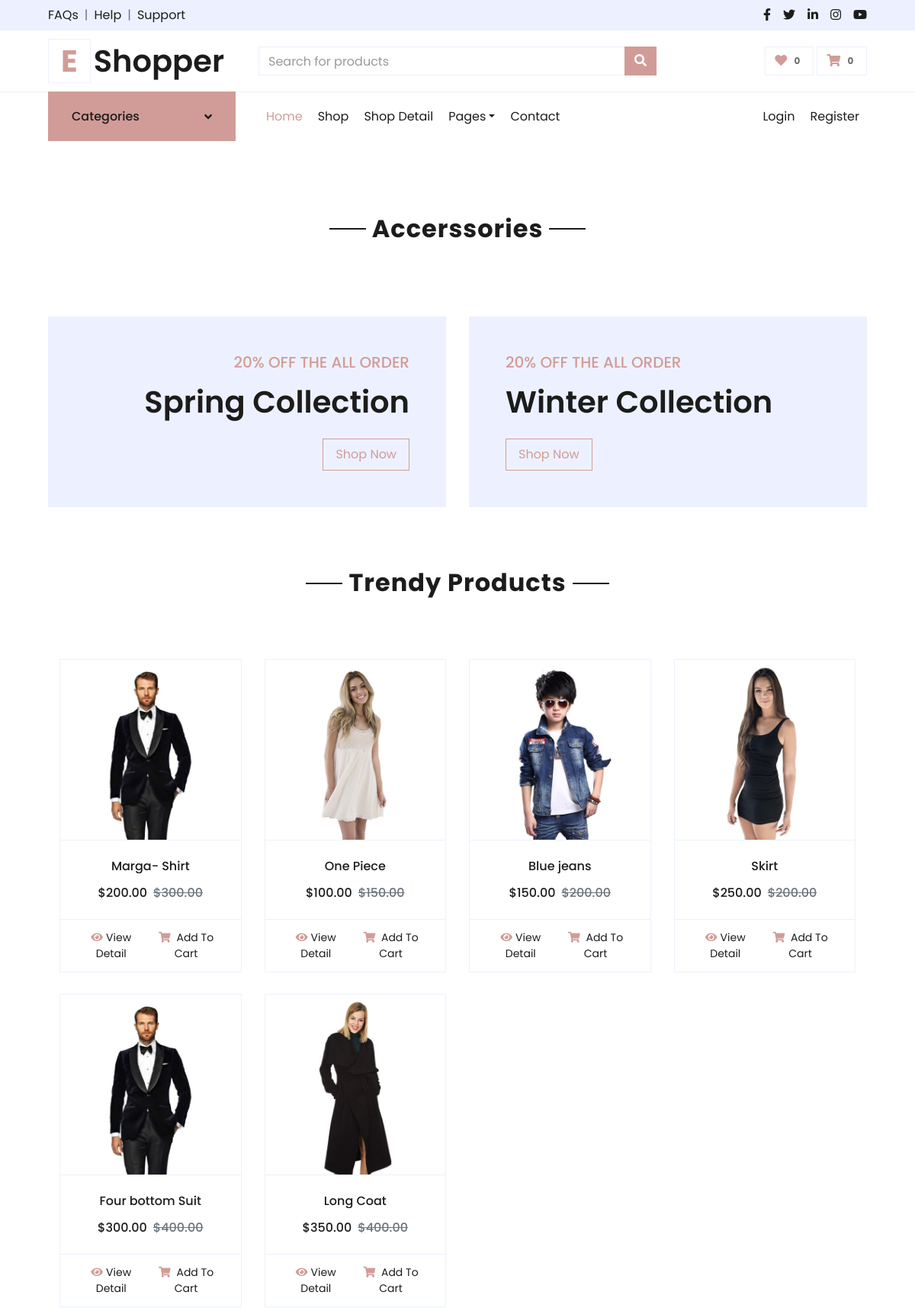
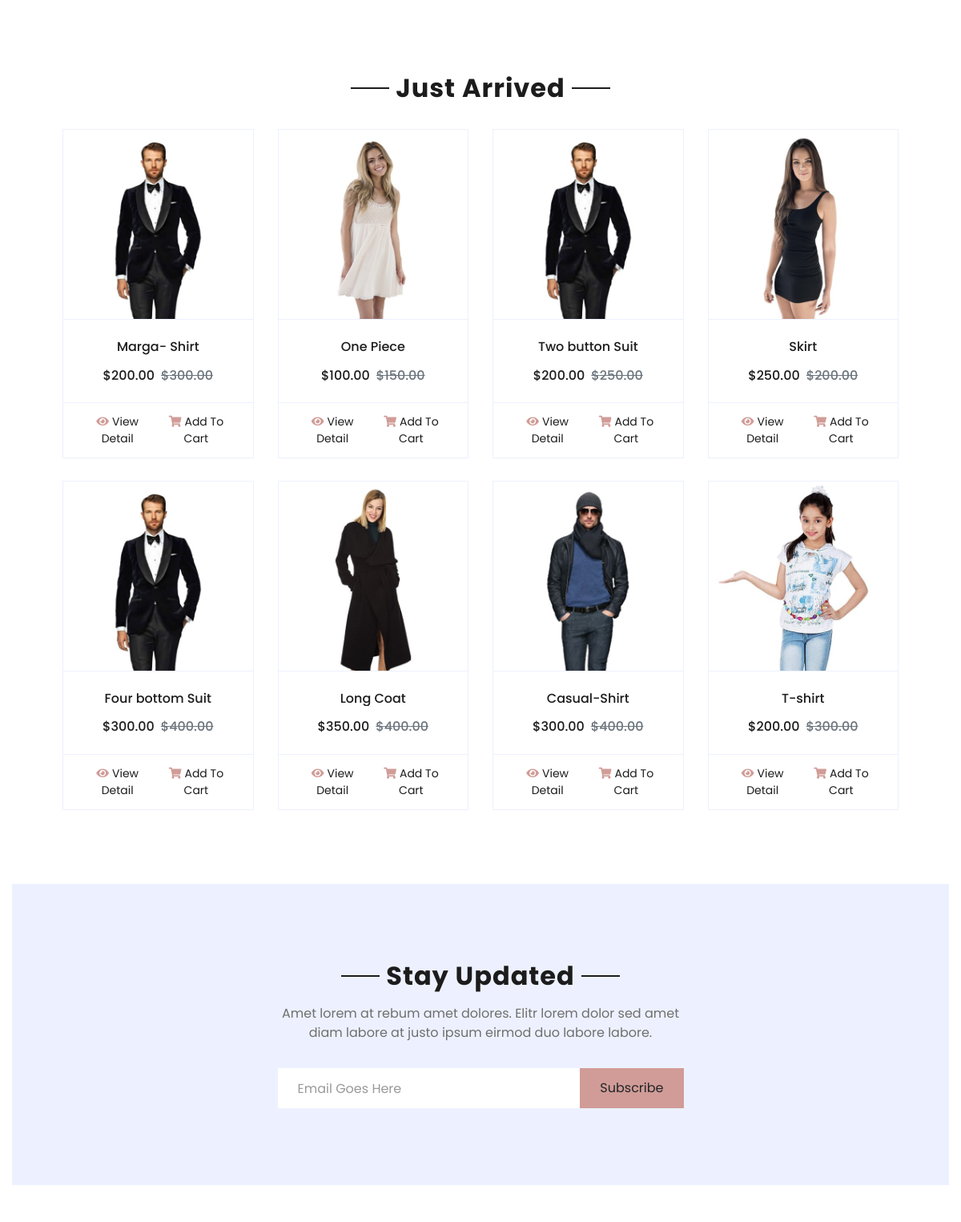
The app's page /category/catraraamggrm (upper part) with its own data (2 pictures, top to bottom).
### shop/models.py (models this page shows, shortened)
class Category(models.Model):
    cid = ShortUUIDField(unique=True,length=10,max_length=20,prefix='cat',alphabet='marga1234')
    title = models.CharField(max_length=100 , default='food')
    image = models.ImageField(upload_to='category',default='category.jpg')
    class Meta:
        verbose_name_plural = 'Categories' # for getting name categories rather categoyrs

class Product(models.Model):
    pid = ShortUUIDField(unique=True,length=10,max_length=20,alphabet='abc1234')
    title = models.CharField(max_length=40)
    color = models.ForeignKey(Product_colors, on_delete=models.SET_NULL, null=True)
    size = models.ForeignKey(Product_sizes, on_delete=models.SET_NULL, null=True)
    price_range = models.ForeignKey(Product_price, on_delete=models.SET_NULL, null=True)
    image = models.ImageField(upload_to=user_directory_path, default='product.jpg')
    description=RichTextUploadingField(null=True,blank=True,default="This is a product.")
    user = models.ForeignKey(User, on_delete=models.SET_NULL, null=True)
    vendor = models.ForeignKey(Vendor, on_delete=models.SET_NULL, null=True)
    category = models.ForeignKey(Category, on_delete=models.SET_NULL, null=True , related_name='category')  #related name for getting number of products for category
    price = models.DecimalField(max_digits=9999999999, decimal_places=2, default='1.99')
    old_price = models.DecimalField(max_digits=9999999999, decimal_places=2, default='2.99')
    specifications=RichTextUploadingField(null=True,blank=True)
    tags = TaggableManager(blank=True)
    product_status = models.CharField(choices=STATUS, max_length=10 , default="in_review")
    pro_qty = models.IntegerField(null=True)
    just_arrived = models.BooleanField(default=False)
    is_trendy =  models.BooleanField(default=False)
    in_stock = models.BooleanField(default=True)
    featured = models.BooleanField(default=False)
    digital = models.BooleanField(default=False)
    sku = ShortUUIDField (unique=True, length=4 , max_length=10 , prefix="sku" , alphabet ="1234567890")
    date = models.DateTimeField(auto_now_add=True)
    updated = models.DateTimeField(null=True, blank=True)
    class Meta:
        verbose_name_plural = 'products' # for getting name categories rather product

### shop/views.py (the view)
# urls.py: path('category/<cid>', shop_views.category_pro_list_view,name='category'),
def category_pro_list_view(request,cid):
    category=Category.objects.get(cid=cid)
    products=Product.objects.filter(product_status="published",category=category)
    context = {
        'category' : category ,
        'products' : products ,
    }
    return render(request,'shop/category_pro_list.html',context)

### shop/context.py (called while the page is built)
def default(request):
    categories = Category.objects.all()
    products = Product.objects.all()
    sizes = Product_sizes.objects.all()
    prices = Product_price.objects.all()
    color = Product_colors.objects.all()
    j_ar = Product.objects.filter(just_arrived=True)  # to filter all the arrived products
    trendy = Product.objects.filter(is_trendy=True)  # to filter all the trendy products
    return {
        'categories' : categories ,
         'j_ar'     :j_ar,
        'trendy'   :trendy,
       'products'  : products,
        'sizes' :sizes,
        'prices' : prices,
        'color' : color
    }

### shop/templates/shop/category_pro_list.html (shortened to what this page needs)
{% extends 'base.html' %}
{% load static %}
{%block body%}
{% include './includes/nav.html' %}
<div class="container-fluid pt-5" >
    <div class="text-center mb-4">
        <h2 class="section-title px-5"><span class="px-2">{{category.title}}</span></h2>
    </div>
    <div class="row px-xl-5 pb-3" style="display: flex;">
        </div>
    </div>
{%endblock%}

### templates/base.html (shortened to what this page needs)
{% load static  %}
<!DOCTYPE html>
<html lang="en">
<head>
    <link href="https://cdnjs.cloudflare.com/ajax/libs/font-awesome/5.10.0/css/all.min.css" rel="stylesheet">
    <link href="{% static './lib/owlcarousel/assets/owl.carousel.min.css' %}" rel="stylesheet">
    <link rel="stylesheet" href="https://cdnjs.cloudflare.com/ajax/libs/font-awesome/4.7.0/css/font-awesome.min.css">
    <link href="{% static './css/style.css' %}" rel="stylesheet">
</head>
<body>
    <div class="container-fluid">
        <div class="row bg-secondary py-2 px-xl-5">
            <div class="col-lg-6 d-none d-lg-block">
                <div class="d-inline-flex align-items-center">
                    <a class="text-dark" href="">FAQs</a>
                    <span class="text-muted px-2">|</span>
                    <a class="text-dark" href="">Help</a>
                    <span class="text-muted px-2">|</span>
                    <a class="text-dark" href="">Support</a>
                </div>
            </div>
            <div class="col-lg-6 text-center text-lg-right">
                <div class="d-inline-flex align-items-center">
                    <a class="text-dark px-2" href="">
                        <i class="fab fa-facebook-f"></i>
                    </a>
                    <a class="text-dark px-2" href="">
                        <i class="fab fa-twitter"></i>
                    </a>
                    <a class="text-dark px-2" href="">
                        <i class="fab fa-linkedin-in"></i>
                    </a>
                    <a class="text-dark px-2" href="">
                        <i class="fab fa-instagram"></i>
                    </a>
                    <a class="text-dark pl-2" href="">
                        <i class="fab fa-youtube"></i>
                    </a>
                </div>
            </div>
        </div>
        <div class="row align-items-center py-3 px-xl-5">
            <div class="col-lg-3 d-none d-lg-block">
                <a href="" class="text-decoration-none">
                    <h1 class="m-0 display-5 font-weight-semi-bold"><span class="text-primary font-weight-bold border px-3 mr-1">E</span>Shopper</h1>
                </a>
            </div>
            <div class="col-lg-6 col-6 text-left">
                <form method="GET" action="{% url 'shop' %}">
                    <div class="input-group">
                        <input type="text" class="form-control" placeholder="Search for products" name="q">
                        <div class="input-group-append">
                            <button type="submit" class="btn btn-primary">
                                <i class="fa fa-search text-white"></i>
                            </button>
                        </div>
                    </div>
                </form>
            </div>
            <div class="col-lg-3 col-6 text-right">
                <a href="" class="btn border">
                    <i class="fas fa-heart text-primary"></i>
                    <span class="badge">0</span>
                </a>
                <a href="{% url 'cart' %}" class="btn border">
                    <i  class="fas fa-shopping-cart text-primary"></i>
                    <span class="cart-items-count badge">{{request.session.cart_data_obj|length}}</span>
                </a>
            </div>
        </div>
    </div>
    {% block body %}
    {% endblock %}
    <div class="container-fluid offer pt-5">
        <div class="row px-xl-5">
            <div class="col-md-6 pb-4">
                <div class="position-relative bg-secondary text-center text-md-right text-white mb-2 py-5 px-5">
                    <div class="position-relative" style="z-index: 1;">
                        <h5 class="text-uppercase text-primary mb-3">20% off the all order</h5>
                        <h1 class="mb-4 font-weight-semi-bold">Spring Collection</h1>
                        <a href="" class="btn btn-outline-primary py-md-2 px-md-3">Shop Now</a>
                    </div>
                </div>
            </div>
            <div class="col-md-6 pb-4">
                <div class="position-relative bg-secondary text-center text-md-left text-white mb-2 py-5 px-5">
                    <div class="position-relative" style="z-index: 1;">
                        <h5 class="text-uppercase text-primary mb-3">20% off the all order</h5>
                        <h1 class="mb-4 font-weight-semi-bold">Winter Collection</h1>
                        <a href="" class="btn btn-outline-primary py-md-2 px-md-3">Shop Now</a>
                    </div>
                </div>
            </div>
        </div>
    </div>
    <div class="container-fluid pt-5">
        <div class="text-center mb-4">
            <h2 class="section-title px-5"><span class="px-2">Trendy Products</span></h2>
        </div>
        <div class="container-fluid pt-5">
            <div class="row px-xl-5 pb-3">
                {%for pro in trendy%}
                <div class="col-lg-3 col-md-6 col-sm-12 pb-1">
                    <div class="card product-item border-0 mb-4">
                        <div class="card-header product-img position-relative overflow-hidden bg-transparent border p-0">
                             <a href="{% url 'detail' pro.pid %}"> <img class="img-fluid w-100"  src="{{pro.image.url}}" alt=""> </a>
                        </div>
                        <div class="card-body border-left border-right text-center p-0 pt-4 pb-3">
                            <h6 class="text-truncate mb-3">{{pro.title}}</h6>
                            <div class="d-flex justify-content-center">
                                <span><h6>$</h6></span><span class="current-product-price-{{pro.id}}"><h6>{{pro.price}}</h6></span>
                                <h6 class="text-muted ml-2"><del>${{pro.old_price}}</del></h6>
                            </div>
                        </div>
                        <div class="card-footer d-flex justify-content-between bg-light border">
                            <a href="{% url 'detail' pro.pid %}"  class="btn btn-sm text-dark p-0"><i class="fas fa-eye text-primary mr-1"></i>View Detail</a>
                            <button href="" type="submit" class="add-to-cart-btn btn btn-sm text-dark p-0" data-index="{{pro.id}}" id="add-to-cart-btn">
                                <i class="fas fa-shopping-cart text-primary mr-1">
                                </i>
                                Add To Cart
                            </button>
                        </div>
                    </div>
                </div>
                {%endfor%}
            </div>
        </div>
    {% include 'shop/includes/just.html' %}
    <div class="container-fluid bg-secondary my-5">
        <div class="row justify-content-md-center py-5 px-xl-5">
            <div class="col-md-6 col-12 py-5">
                <div class="text-center mb-2 pb-2">
                    <h2 class="section-title px-5 mb-3"><span class="bg-secondary px-2">Stay Updated</span></h2>
                    <p>Amet lorem at rebum amet dolores. Elitr lorem dolor sed amet diam labore at justo ipsum eirmod duo labore labore.</p>
                </div>
                <form action="">
                    <div class="input-group">
                        <input type="text" class="form-control border-white p-4" placeholder="Email Goes Here">
                        <div class="input-group-append">
                            <button class="btn btn-primary px-4">Subscribe</button>
                        </div>
                    </div>
                </form>
            </div>
        </div>
    </div>
</body>
</html>

### shop/templates/shop/includes/just.html (shortened to what this page needs)
{% load static  %}
<div class="container-fluid pt-5">
    <div class="text-center mb-4">
        <h2 class="section-title px-5"><span class="px-2">Just Arrived</span></h2>
    </div>
    <div class="row px-xl-5 pb-3">
        {%for item in j_ar%}
        <div class="col-lg-3 col-md-6 col-sm-12 pb-1">
            <div class="card product-item border-0 mb-4">
                <div class="card-header product-img position-relative overflow-hidden bg-transparent border p-0">
                   <a href="{%url 'detail' item.pid %}" cd > <img class="img-fluid w-100" src="{{item.image.url}}" alt=""></a>
                </div>
                <div class="card-body border-left border-right text-center p-0 pt-4 pb-3">
                    <h6 class="text-truncate mb-3">{{item.title}}</h6>
                    <div class="d-flex justify-content-center">
                        <span><h6>$</h6></span><span class="current-product-price-{{item.id}}"><h6>{{item.price}}</h6></span>
                        <h6 class="text-muted ml-2"><del>${{item.old_price}}</del></h6>
                    </div>
                </div>
                <div class="card-footer d-flex justify-content-between bg-light border">
                    <a href="{%url 'detail' item.pid %}" class="btn btn-sm text-dark p-0"><i class="fas fa-eye text-primary mr-1"></i>View Detail</a>
                    <button href="" type="submit" class="add-to-cart-btn btn  btn-sm text-dark p-0" data-index="{{item.id}}" id="add-to-cart-btn"><i class="fas fa-shopping-cart text-primary mr-1"></i>Add To Cart</button>
                </div>
            </div>
        </div>
        {%endfor%}
    </div>
</div>

### records on screen
Category: title "Accerssories"
Product: image (picture), title "Marga- Shirt", price "200.00", old_price "300.00"
Product: image (picture), title "One Piece", price "100.00", old_price "150.00"
Product: image (picture), title "Blue jeans", price "150.00", old_price "200.00"
Product: image (picture), title "Skirt", price "250.00", old_price "200.00"
Product: image (picture), title "Four bottom Suit", price "300.00", old_price "400.00"
Product: image (picture), title "Long Coat", price "350.00", old_price "400.00"
Product: image (picture), title "Two button Suit", price "200.00", old_price "250.00"
Product: image (picture), title "Casual-Shirt", price "300.00", old_price "400.00"
Product: image (picture), title "T-shirt", price "200.00", old_price "300.00"

### other values on screen
{{ request.session.cart_data_obj|length }} "0"
